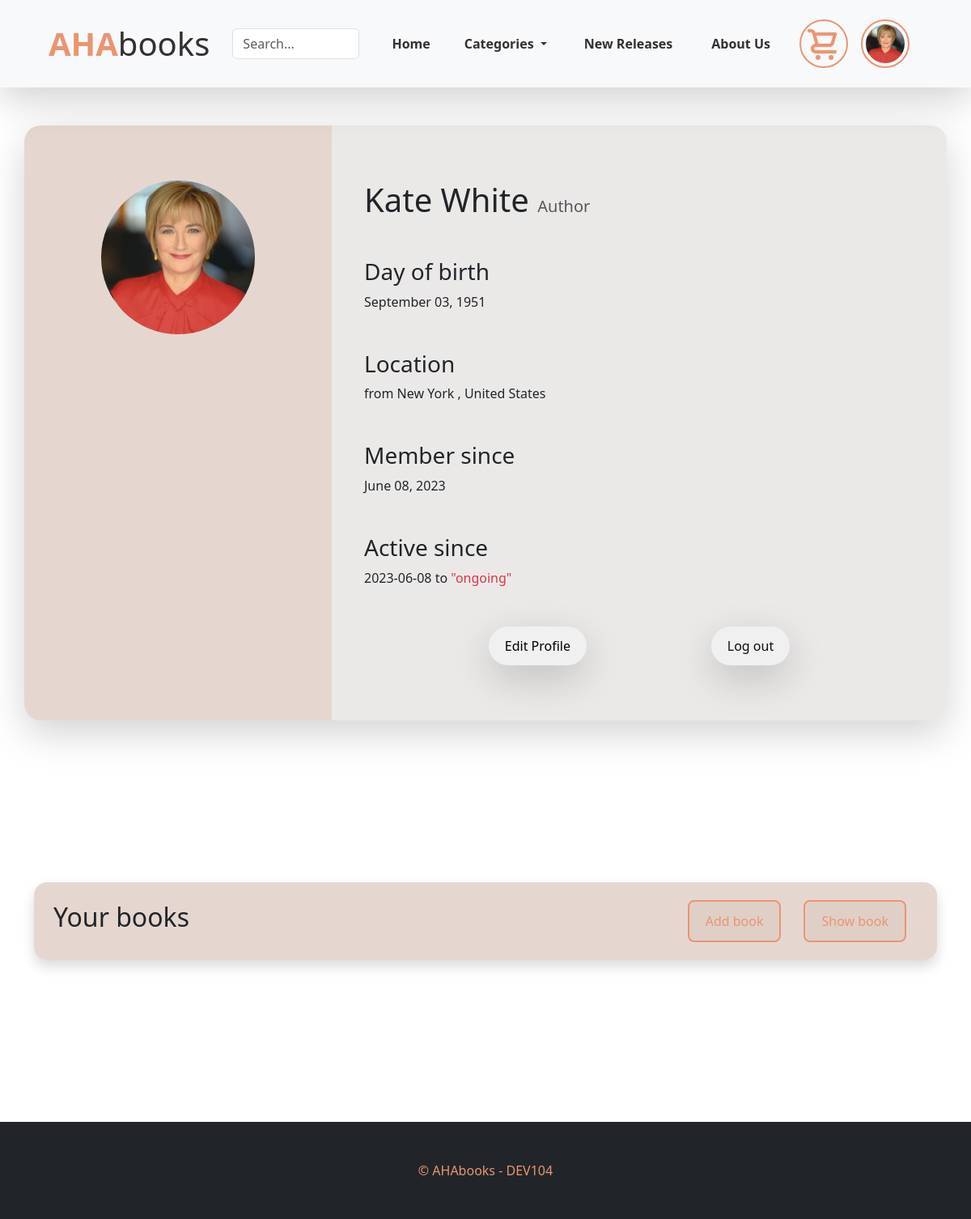
Screenshot of /profile.php (signed in) with the database file from the repository.
### tables this page shows
CREATE TABLE `ahaauthor` (
  `idAuthor` int NOT NULL AUTO_INCREMENT,
  `email` varchar(60) DEFAULT NULL,
  `passwordAuthor` varchar(30) DEFAULT NULL,
  `lastName` varchar(30) DEFAULT NULL,
  `firstName` varchar(30) DEFAULT NULL,
  `birthDate` date DEFAULT NULL,
  `creationDate` date DEFAULT NULL,
  `city` varchar(30) DEFAULT NULL,
  `country` varchar(30) DEFAULT NULL,
  `dateActive` date DEFAULT NULL,
  `dateFin` date DEFAULT NULL,
  `profilePicture` text,
  PRIMARY KEY (`idAuthor`)
);

### profile.php (the view, shortened to what this page needs)
<!DOCTYPE html>
<html lang="en">
<head>
    <link rel="stylesheet" href="bootstrap.css">
    <link rel="stylesheet" href="header.css">
    <link rel="stylesheet" href="profile.css">
</head>
<body>
    <div class="container-fluid mar-0 position-fixed top-0 py-3 w-100 bg-light shadow-lg" style="z-index: 2;">
        <nav class="navbar navbar-expand-lg">
            <div class="navbar-brand display-1 fs-1 ms-5 fw-semibold blackColor" style="color: #EA9571;">AHA<span class="display-6" style="color: #323031;">books</span>
            </div>
            <div class="collapse navbar-collapse mt-5 mt-lg-0" id="AHAnav">
                <div class="navbar-nav mx-auto row align-items-start align-items-lg-center" id="navbar">
                    <div class="nav-item me-3 col my-3 my-lg-0">
                        <form action="search.php" method="post">
                            <input type="text" name="searchInp" id="" class="form-control searchInput" placeholder="Search...">
                        </form>
                    </div>
                    <div class="nav-item nav-elements me-3  col-auto py-2 py-lg-0">
                        <a class="nav-link  fw-semibold ps-3  ps-lg-0" href="homePage.php">Home</a>
                    </div>
                    <div class="nav-item nav-elements me-3 col-auto ps-3 ms-1 ms-lg-0 ps-lg-0 py-2 py-lg-0">
                        <div class="dropdown py-2">
                            <button id="categoryBtn" class="categories fw-semibold bg-light dropdown-toggle" type="button" data-bs-toggle="dropdown" aria-expanded="false">
                                Categories
                            </button>
                        </div>
                    </div>
                    <div class="nav-item nav-elements me-3 col-auto">
                        <a class="nav-link  fw-semibold  ps-3  ps-lg-0 my-2 my-lg-0" href="newReleases.php">New Releases</a>
                    </div>
                    <div class="nav-item nav-elements me-3 col-auto py-2 py-lg-0">
                        <a class="nav-link  fw-semibold  ps-3  ps-lg-0" href="aboutUs.php">About Us</a>
                    </div>
                </div>
                <div class="navbar-nav flex-row ps-5 ps-lg-0 me-5 my-3 my-lg-0 align-items-center justify-content-between">
                    <div class="nav-item me-3 rounded-circle overflow-hidden profil p-1" title="Cart">
                        <a class="nav-link" style="padding: 0;" href="cart.php" id="cartIcon">
                            <img class="img-fluid" src="Images/cartOrange.png" alt="">
                        </a>
                    </div>
                    <div class="nav-item me-3 rounded-circle overflow-hidden profil p-1" title="Account">
                        <a class="nav-link p-0" href="profile.php">
                            <img style="" class="img-fluid profilePic rounded-circle" src="<?php echo $_SESSION["profilePicture"] ?>" alt="">
                        </a>
                    </div>
                </div>
            </div>
        </nav>
    </div>
    <?php
        require("cnx.php");
        if($_SESSION["typeUser"] == "admin"){
            $re1 = $connexion->prepare("SELECT * FROM ahaadmin WHERE idAdmin=?");
            $re1->execute([$_SESSION["idAdmin"]]);
            $user1 = $re1->fetch();
        }
        elseif($_SESSION["typeUser"] == "author"){
            $re1 = $connexion->prepare("SELECT * FROM ahaauthor WHERE idAuthor=?");
            $re1->execute([$_SESSION["idAuthor"]]);
            $user1 = $re1->fetch();
        }
        else{
            $re1 = $connexion->prepare("SELECT * FROM ahauser WHERE idUser=?");
            $re1->execute([$_SESSION["idUser"]]);
            $user1 = $re1->fetch();
        }
        $bDate = explode("-", $user1["birthDate"]);
        $year1 = $bDate[0];
        $month1 = $bDate[1];
        $day1 = $bDate[2];
        switch($month1){
            case 9 : $month1 = "September"; break;
        }
        $cDate = explode("-", $user1["creationDate"]);
        $year2 = $cDate[0];
        $month2 = $cDate[1];
        $day2 = $cDate[2];
        switch($month2){
            case 6 : $month2 = "June"; break;
        }
    ?>
    <div class="container mt-5">
        <div class="row profile shadow-lg">
            <div class="col-12 col-lg-4 sections">
                <div class="imageContainer">
                    <img src="<?php echo $_SESSION["profilePicture"]; ?>" alt="" class="img-fluid rounded-circle mt-5">
                </div>
            </div>
            <div class="col-12 col-lg-8 sections">
                <h1 class="mt-5 mb-5">
                    <?php echo $user1["firstName"] . " " . $user1["lastName"];
                        if($_SESSION["typeUser"] == "admin"){
                    ?>
                    <span class="badgeAdmin text-muted"><?php echo $user1["typeAdmin"] ?></span>
                    <?php
                        }
                        elseif($_SESSION["typeUser"] == "author"){
                    ?>
                    <span class="badgeAdmin text-muted">Author</span>
                    <?php
                        }
                    ?>
                </h1>
                <div class="my-5">
                    <h3>Day of birth</h3>
                    <p><?php echo $month1 . " " . $day1 . ", " . $year1; ?></p>
                </div>
                <div class="my-5">
                    <h3>Location</h3>
                    <p>from <?php echo $user1["city"] . ", " . $user1["country"]; ?></p>
                </div>
                <div class="my-5">
                    <h3>Member since</h3>
                    <p><?php echo $month2 . " " . $day2 . ", " . $year2; ?></p>
                </div>
                <?php
                    if(isset($user1["dateActive"])){
                ?>
                <div class="my-5">
                    <h3>Active since</h3>
                    <p>
                        <?php
                            echo $user1["dateActive"] . " to ";
                            if($user1["dateFin"]){
                                echo $user["dateActive"];
                            }
                            else{
                        ?>
                        <span class="text-danger">
                        <?php
                                echo '"ongoing"';
                            }
                        ?>
                        </span>
                    </p>
                </div>
                <?php
                    }
                ?>
                <div class="my-5 d-flex justify-content-evenly">
                    <form action="editProfile.php" method="post">
                        <input type="submit" value="Edit Profile" class="ahaBtn rounded-pill shadow-lg">
                    </form>
                    <form action="logout.php" method="post">
                        <input type="submit" value="Log out" class="ahaBtnRed rounded-pill shadow-lg">
                    </form>
                </div>
            </div>
        </div>
    </div>
<?php
        if($_SESSION["typeUser"] == "author"){
    ?>
    <div class="container">
        <div class="reqHeader d-flex justify-content-between align-items-center p-4 rounded-4 shadow">
            <h2>Your books</h2>
            <div class="d-flex">
                <form class="mx-1 mx-md-3" action="addBook.php" method="post">
                    <input type="submit" value="Add book" class="btn ahaBtn">
                </form>
                <input type="button" class="btn ahaBtn mx-1 mx-md-3" id="toggleBtn" value="Show book">
            </div>
        </div>
    </div>
    <?php
        }
    ?>
    <div class="bg-dark p-5 text-center" style="color: #EA9571; margin-top: 120px;">
        &copy; AHAbooks - DEV104
    </div>
</body>
</html>

### header.css (style rules this page uses)
body { margin: 0; padding-top: 107.2px; }
.mar-0 { margin: 0; }
.blackColor { color: #323031; }
.searchInput { display: inline-block; }
.nav-item * { margin: 0; }
.nav-elements > a { color: #323031; transition: all 150ms linear; }
.categories { border: 0px; color: #323031; transition: all 150ms linear; }
.profil { border: 2px solid #EA9571; transition: all 150ms linear; }
.profilePic { aspect-ratio: 1 / 1; object-fit: cover; }
.profil a { width: 100%; height: auto; display: flex; justify-content: center; align-items: center; }
.profil img { max-width: 48px; aspect-ratio: 1 / 1; object-fit: cover; }
.profil { aspect-ratio: 1 / 1; object-fit: cover; }

### profile.css (style rules this page uses)
.container { margin-top: 200px; margin-bottom: 200px; }
.imageContainer img { width: 60%; height: 60%; object-fit: cover; }
.imageContainer { aspect-ratio: 1 / 1; object-fit: cover; width: 100%; display: flex; justify-content: center; padding: 20px; }
.sections.col-lg-4 { background-color: #e0cec6d0; }
.sections.col-lg-8 { background-color: #e7e4e3d0; padding: 20px 40px; }
.profile { border-radius: 20px; overflow: hidden; }
.badgeAdmin { font-weight: 500; font-size: 20px; }
.ahaBtn { padding: 12px 20px; background-color: #f0f0f0; transition: all 300ms ease-in-out; border: 0px; }
.reqHeader { background-color: #e0cec6d0; }
.reqHeader .ahaBtn { background-color: #e0cec6d0; outline: 2px solid #EA9571; color: #EA9571; }
.ahaBtnRed { color: #0f0f0f; padding: 12px 20px; background-color: #f0f0f0; transition: all 300ms ease-in-out; border: 0px; }

### rows the page displays
ahaauthor: firstName "Kate", lastName "White", birthDate "September", birthDate "03", birthDate "1951", city "New York", country "United States", creationDate "June", creationDate "08", creationDate "2023", dateActive "2023-06-08"
